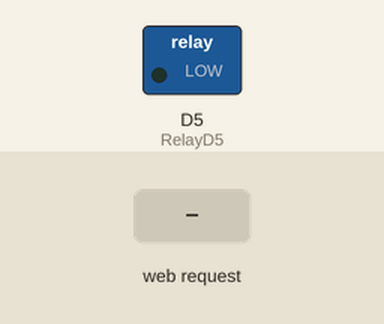
This sketch was run on a simulated ESP8266 (NodeMCU). On the bench: switched loads named in the sketch (green lamp = pin HIGH). Inputs (shaded band) come from the test bench. WiFi joins after 1.5 s; servers stay silent unless stated; what the sketch prints to the serial monitor is not drawn.

Above: at 2.7 s.
2.8 s: HTTP request GET /on received
At 3.6 s:
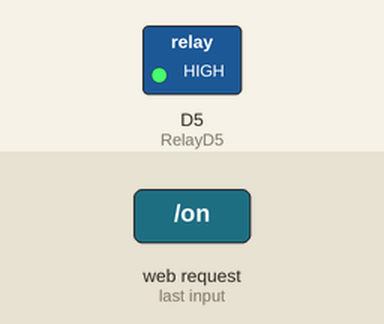
4.3 s: HTTP request GET /off received
At 4.7 s:
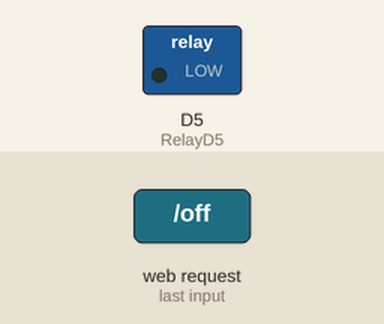
Timing chart, 0 to 7.3 s (numbered marks = the images above; inputs shaded):
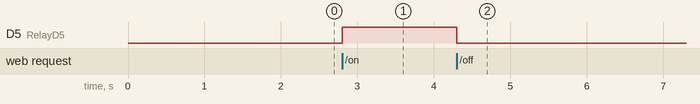

Measured:
- after the input at 2.8 s, D5 (RelayD5): LOW → HIGH at once
- after the input at 4.3 s, D5 (RelayD5): HIGH → LOW at once

The sketch:

Sketch_Switch_Web.ino
```cpp
#include <Arduino.h>
#include <ESP8266WiFi.h>
#include <WiFiClient.h>
#include <ESP8266WebServer.h>

#define RelayD5 D5

const char *ssid = "Prolink_DL7303_47DA";
const char *password = "rvd25Fz6wQ";

ESP8266WebServer server(80);
String webpage;

void setup() {
  Serial.begin(115200);
  pinMode(RelayD5, OUTPUT);
  delay(10);
  Serial.print("Koneksi: ");
  Serial.println(ssid);
  WiFi.begin(ssid, password);

  while(WiFi.status() != WL_CONNECTED) {
    delay(500);
    Serial.print("...");
  }

  Serial.print("\n");
  Serial.print("IP: ");
  Serial.print(WiFi.localIP());
  Serial.print("\n");
  Serial.print("Terhubung ke: ");
  Serial.print(ssid);
  Serial.print("\n");

  webpage += "<!DOCTYPE html>";
  webpage += "<html lang=\"en\">";
  webpage += "<head>";
  webpage += "<meta charset='UTF-8'>";
  webpage += "<meta http-equiv='X-UA-Compatible' content='IE=edge'>";
  webpage += "<meta name='viewport' content='width=device-width, initial-scale=1.0'>";
  webpage += "<link href='https://cdn.jsdelivr.net/npm/bootstrap@5.3.0-alpha1/dist/css/bootstrap.min.css' rel='stylesheet' integrity='sha384-GLhlTQ8iRABdZLl6O3oVMWSktQOp6b7In1Zl3/Jr59b6EGGoI1aFkw7cmDA6j6gD' crossorigin='anonymous'>";
  webpage += "<link rel='stylesheet' href='https://cdn.jsdelivr.net/npm/uikit@3.15.19/dist/css/uikit.min.css'/>";
  webpage += "<script src='https://cdn.jsdelivr.net/npm/uikit@3.15.20/dist/js/uikit.min.js'></script>";
  webpage += "<script src='https://cdn.jsdelivr.net/npm/uikit@3.15.20/dist/js/uikit-icons.min.js'></script>";
  webpage += "<title>Smart School</title>";
  webpage += "</head>";
  webpage += "<body>";
  webpage += "<div class='container mt-5'>";
  webpage += "<div class='uk-child-width-1-1@m uk-grid-small uk-grid-match' uk-grid>";
  webpage += "<div>";
  webpage += "<div class='uk-card uk-card-default uk-card-body'>";
  webpage += "<h3 class='uk-card-title'>Switch Pintu Staff</h3>";
  webpage += "<div class='form-check form-switch'>";
  webpage += "<input class='form-check-input' type='checkbox' id='switchPintu' onchange='switchingPintu()'>";
  webpage += "<label class='form-check-label' for='switchPintu' id='labelPintu'></label>";
  webpage += "</div>";
  webpage += "</div>";
  webpage += "</div>";
  webpage += "</div>";
  webpage += "</div>";
  webpage += "</div>";
  webpage += "<script src='https://smaispa.sch.id/switchPintu.js'></script>";
  webpage += "<script src='https://cdn.jsdelivr.net/npm/bootstrap@5.3.0-alpha1/dist/js/bootstrap.bundle.min.js' integrity='sha384-w76AqPfDkMBDXo30jS1Sgez6pr3x5MlQ1ZAGC+nuZB+EYdgRZgiwxhTBTkF7CXvN' crossorigin='anonymous'></script>";
  webpage += "</body>";
  webpage += "</html>";

  server.on("/", []() {
    server.send(200, "text/html", webpage);
  });

  server.on("/on", []() {
    server.send(200, "text/html", webpage);
    digitalWrite(RelayD5, HIGH);
  });

  server.on("/off", []() {
    server.send(200, "text/html", webpage);
    digitalWrite(RelayD5, LOW);
  });

  server.begin();
  Serial.println("Server Murup");
}

void loop() {
  server.handleClient();
}
```
